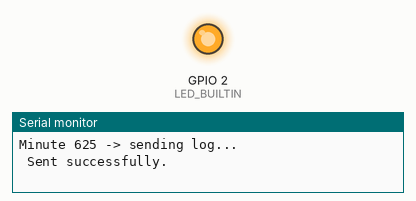
Bench run of a sketch on a simulated ESP32. Shown: output pins drawn as LEDs (lit = HIGH), the last lines printed to the serial monitor. WiFi joins after 1.5 s; servers stay silent unless stated; uploads are accepted with an empty reply; the local clock reads 2024-03-15 10:24:30 at power-on unless the sketch sets it; storage starts empty; EEPROM starts erased.

Above: at 30.84 s.
At 60.7 s:
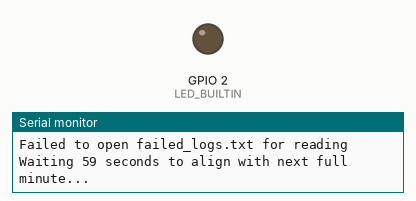
Timing chart, 0 to 108.1 s (numbered marks = the images above):
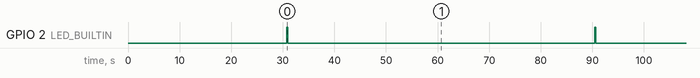

Measured:
- by itself, GPIO 2 (LED_BUILTIN): alternates HIGH for 0.25 s and LOW for 59.5 s

The sketch:

main.ino
```cpp
#include <WiFi.h>
#include <ArduinoJson.h>
#include <Preferences.h>
#include "time.h"

#include "utils.h"
#include "time_utils.h"
#include "storage.h"
#include "networking.h"
#include "logger.h"
#include "constants.h"


// ==== Globals ====
Preferences prefs;

const String SERVICE = "main";

// ==== SETUP ====
void setup() {
  Serial.begin(115200);
  pinMode(LED_BUILTIN, OUTPUT);
  Serial.println("\n\n=== Device Booting ===");

  loggerInit();

  WiFi.begin(WIFI_SSID, WIFI_PASS);
  while (WiFi.status() != WL_CONNECTED) {
    delay(500);
  }

  prefs.begin("netmon", false);
  syncTime();

  logln("Connected to Wifi!", LOG_LEVEL_INFO, SERVICE);

  networkingInit();
  storageInit(STORAGE_CLEAR_BEFORE_BEGIN);


  // Align to the next real minute before starting loop
  waitUntilNextFullMinute();
}

void loop() {
  int minuteCounter = getMinuteOfDay();
  saveMinute(minuteCounter);

  // Prepare current log
  JsonDocument doc;
  doc["device_id"] = DEVICE_ID;
  doc["minute"] = minuteCounter;
  doc["status"] = "UP";
  String jsonStr;
  serializeJson(doc, jsonStr);

  logf("Minute %d -> sending log...\n", LOG_LEVEL_INFO, SERVICE, minuteCounter);

  // Try sending to Supabase with retries
  auto sendOp = [&]() {
    return httpPost(jsonStr, EDGE_FUNCTION_URL, EDGE_FUNCTION_JWT);
  };
  if (retryWithBackoff(sendOp)) {
    logln(" Sent successfully.", LOG_LEVEL_INFO, SERVICE);
    blinkLED(LED_BLINK_SUCCESS, DEFAULT_BLINK_DELAY_MS);
    // Now retry old logs if any
    String oldLogs = readFailedLogs();
    if (oldLogs != "[]" && httpPost(oldLogs, EDGE_FUNCTION_URL, EDGE_FUNCTION_JWT)) {
        logln("Sent previous failed logs.", LOG_LEVEL_INFO, SERVICE);
        clearFailedLogs();
    }
  } else {
    blinkLED(LED_BLINK_FAILURE, DEFAULT_BLINK_DELAY_MS);
    logln("Send failed — saving locally.", LOG_LEVEL_ERROR, SERVICE);
    doc["status"] = "DOWN";
    String failJson;
    serializeJson(doc, failJson);
    saveFailedLog(failJson);
  }

  // Wait until the next real minute tick
  waitUntilNextFullMinute();

  // String oldLogs = readFailedLogs();
  // Serial.printf("Old Logs: %s\n", oldLogs.c_str());
  // clearFailedLogs();
  // oldLogs = readFailedLogs();
  // Serial.printf("Old Logs after clear: %s\n", oldLogs.c_str());
  // delay(5000);
}
```

constants.h
```cpp
#ifndef CONSTANTS_H
#define CONSTANTS_H

#include "secrets.h"

// WIFI Credentials
static const char* WIFI_SSID = ENV_WIFI_SSID;
static const char* WIFI_PASS = ENV_WIFI_PASS;

// Edge function that stores uptime data
static const char* EDGE_FUNCTION_URL = ENV_EDGE_FUNCTION_URL;
static const char* EDGE_FUNCTION_JWT = ENV_EDGE_FUNCTION_JWT;

// Log Ingestion Endpoint
static const char* LOG_INGESTION_URL = ENV_LOG_INGESTION_URL;
static const char* LOG_INGESTION_JWT = ENV_LOG_INGESTION_JWT;

// Device ID
static const char* DEVICE_ID = "ESP32-01";

// LED Blink patterns
static const int LED_BLINK_SUCCESS = 1;
static const int LED_BLINK_FAILURE = 2;
static const int DEFAULT_BLINK_DELAY_MS = 250;

// Device storage
static const int STORAGE_CLEAR_BEFORE_BEGIN = false;

// Network
static const long SEND_INTERVAL = 60000;  // 1 min

#endif
```

logger.h
```cpp
#ifndef LOGGER_H
#define LOGGER_H

enum LogLevel {
    LOG_LEVEL_INFO,
    LOG_LEVEL_WARNING,
    LOG_LEVEL_ERROR
};

struct LogEntry {
    String message;
    LogLevel level;
    unsigned long long timestamp;
    String serviceName;
    String deviceId;
};

void loggerInit();
void log(const String message, LogLevel level, const String serviceName);
void logf(const char* format, LogLevel level, const String serviceName, ...);
void logln(const String message, LogLevel level, const String serviceName);
String getLogLevelString(LogLevel level);
String constructLogIngestionPayload(const String &logMessage, const String &serviceName, LogLevel level);
void uploadLog(void* parameter);

#endif
```

networking.h
```cpp
#ifndef NETWORKING_H
#define NETWORKING_H

#include <functional>
#include <HTTPClient.h>

// Retry defaults (can be overridden by callers)
static const int DEFAULT_RETRY_COUNT = 1;
static const unsigned long DEFAULT_RETRY_DELAY_MS = 1000;

static const char HEADER_CONTENT_TYPE[] = "Content-Type";
static const char HEADER_AUTHORIZATION[] = "Authorization";
static const char CONTENT_TYPE_JSON[] = "application/json";

// Networking helpers (HTTP)
void networkingInit();
void createHTTPClient(HTTPClient &http, const String &url, const String &jwt, String contentType = CONTENT_TYPE_JSON);
bool httpPost(const String &jsonStr, const String url, const String jwt);

bool retryWithBackoff(const std::function<bool()> &operation, int maxRetries = DEFAULT_RETRY_COUNT, unsigned long retryDelayMs = DEFAULT_RETRY_DELAY_MS);

#endif
```

secrets.example.h
```cpp
#ifndef SECRETS_H
#define SECRETS_H

// WiFi credentials
#define ENV_WIFI_SSID ""
#define ENV_WIFI_PASS ""

// Supabase
#define ENV_EDGE_FUNCTION_URL ""
#define ENV_EDGE_FUNCTION_JWT ""

// Turso
#define ENV_LOG_INGESTION_URL ""
#define ENV_LOG_INGESTION_JWT ""

#endif
```

storage.h
```cpp
#ifndef STORAGE_H
#define STORAGE_H

// Storage helpers (SPIFFS)
void storageInit(bool clearBeforeBegin = false);
void saveFailedLog(String jsonStr);
String readFailedLogs();
void clearFailedLogs();

#endif
```

time_utils.h
```cpp
#ifndef TIME_UTILS_H
#define TIME_UTILS_H

#include <Preferences.h>

// Time / NTP utilities
void syncTime();
int getMinuteOfDay();
void saveMinute(int minute);
void waitUntilNextFullMinute();
unsigned long long getCurrentTimestampNano();

// Exposed flag indicating whether NTP/time has been synced
extern bool timeSynced;

#endif
```

utils.h
```cpp
#ifndef UTILS_H
#define UTILS_H

// Blink helpers
void blinkLED(int delayMs);
void blinkLED(int times, int delayMs);

#endif
```

logger.cpp
```cpp
#include <Arduino.h>
#include <ArduinoJson.h>
#include <queue>

#include "logger.h"
#include "networking.h"
#include "constants.h"
#include "time_utils.h"

std::queue<LogEntry> buffer;

TaskHandle_t consumerHandle = NULL;
SemaphoreHandle_t mtx = NULL;

const int UPLOAD_TASK_STACK_SIZE = 10000;

void loggerInit() {
    if (mtx == NULL) {
        mtx = xSemaphoreCreateMutex();
    }

    xTaskCreatePinnedToCore(
        uploadLog,              // Task function
        "uploadLog",            // Task name
        UPLOAD_TASK_STACK_SIZE, // Stack size (bytes)
        NULL,                   // Parameters
        1,                      // Priority
        &consumerHandle,        // Task handle
        0                       // Core 0
    );
}

void log(const String message, LogLevel level, const String serviceName) {
    Serial.print(message);

    if (mtx == NULL) {
        mtx = xSemaphoreCreateMutex();
    }

    xSemaphoreTake(mtx, portMAX_DELAY);

    LogEntry logEntry;
    logEntry.message = message;
    logEntry.level = level;
    logEntry.timestamp = getCurrentTimestampNano();
    logEntry.serviceName = serviceName;
    logEntry.deviceId = DEVICE_ID;

    buffer.push(logEntry);

    xSemaphoreGive(mtx);
}

void logf(const char* format, LogLevel level, const String serviceName, ...) {
    char buf[256];
    va_list args;
    va_start(args, serviceName);
    vsnprintf(buf, sizeof(buf), format, args);
    va_end(args);
    log(String(buf), level, serviceName);
}

void logln(const String message, LogLevel level, const String serviceName) {
    log(message + "\n", level, serviceName);
}

String getLogLevelString(LogLevel level) {
    switch (level) {
        case LOG_LEVEL_INFO:
            return "INFO";
        case LOG_LEVEL_WARNING:
            return "WARNING";
        case LOG_LEVEL_ERROR:
            return "ERROR";
        default:
            return "UNKNOWN";
    }
}

String constructLogIngestionPayload(LogEntry logEntry) {
    /*
    GRAFANA LOGGING FORMAT:
    {
        "streams": [
            {
                // metadata
                "stream": {
                    "device": DEVICE_ID,
                    "service": SERVICE_NAME,
                    "level": LogLevel,
                },
                // logging data
                "values": [
                    [
                        unix timestamp in nanoseconds as string,
                        log message
                    ]
                ]
            }
        ]
    }
    */
    JsonDocument doc;

    JsonObject streams_0 = doc["streams"].add<JsonObject>();

    JsonObject streams_0_stream = streams_0["stream"].to<JsonObject>();
    streams_0_stream["device"] = logEntry.deviceId;
    streams_0_stream["service"] = logEntry.serviceName;
    streams_0_stream["level"] = getLogLevelString(logEntry.level);

    JsonArray streams_0_values_0 = streams_0["values"].add<JsonArray>();
    streams_0_values_0.add(String(logEntry.timestamp));
    streams_0_values_0.add(logEntry.message);

    String output;

    doc.shrinkToFit();

    serializeJson(doc, output);

    return output;
}

// FreeRTOS task
void uploadLog(void* parameter) {
    while (true) {
        if (mtx == NULL) {
            mtx = xSemaphoreCreateMutex();
        }

        xSemaphoreTake(mtx, portMAX_DELAY);
        if (!buffer.empty()) {
            LogEntry logEntry = buffer.front();
            buffer.pop();
            xSemaphoreGive(mtx);

            // Attempt to send the log entry with retries
            bool success = retryWithBackoff([&]() {
                return httpPost(constructLogIngestionPayload(logEntry), LOG_INGESTION_URL, LOG_INGESTION_JWT);
            });
        } else {
            xSemaphoreGive(mtx);
            // No logs to process, yield to other tasks
            vTaskDelay(100 / portTICK_PERIOD_MS);
        }
    }
}
```

networking.cpp
```cpp
#include <WiFi.h>
#include <HTTPClient.h>
#include <functional>

#include "networking.h"
#include "logger.h"

const String SERVICE  = "networking";

void networkingInit() {
  logln("\nConfiguring network settings", LOG_LEVEL_INFO, SERVICE);
  #if defined(WIFI_AP_STA) || defined(WIFI_STA)
  WiFi.setAutoReconnect(true);
  #endif
}

// Configure an existing HTTPClient instance to avoid copying/moving issues
void createHTTPClient(HTTPClient &http, const String &url, const String &jwt, String contentType) {
  http.begin(url);
  http.addHeader(HEADER_CONTENT_TYPE, contentType);
  http.addHeader(HEADER_AUTHORIZATION, jwt);
}

bool httpPost(const String &jsonStr, const String url, const String jwt) {
  if (WiFi.status() != WL_CONNECTED) return false;
  HTTPClient http;
  createHTTPClient(http, url, jwt);
  int code = http.POST(jsonStr);
  bool success = (code > 0 && code < 300);
  http.end();
  return success;
}

bool retryWithBackoff(const std::function<bool()> &operation, int maxRetries, unsigned long retryDelayMs) {
  int attempt = 0;
  while (attempt <= maxRetries) {
    if (operation()) return true;
    if (attempt == maxRetries) {
      logf("Operation failed after all %d attempts. Aborting.\n", LOG_LEVEL_ERROR, SERVICE, maxRetries);
      break;
    }
    logf("Operation failed, retrying in %lu ms (attempt %d/%d)\n", LOG_LEVEL_WARNING, SERVICE, retryDelayMs, attempt + 1, maxRetries);
    delay(retryDelayMs);
    attempt++;
  }
  return false;
}
```

storage.cpp
```cpp
#include <FS.h>
#include <SPIFFS.h>

#include "storage.h"
#include "logger.h"

const String SERVICE = "storage";

void storageInit(bool clearBeforeBegin) {
  if (!SPIFFS.begin(true)) {
    logln("SPIFFS init failed!", LOG_LEVEL_ERROR, SERVICE);
    return;
  }
  if (clearBeforeBegin) {
    clearFailedLogs();
  }
}

void saveFailedLog(String jsonStr) {
  File f = SPIFFS.open("/failed_logs.txt", FILE_APPEND);
  if (!f) {
    logln("Failed to open failed_logs.txt for writing", LOG_LEVEL_ERROR, SERVICE);
    return;
  }
  f.println(jsonStr);
  f.close();
}

String readFailedLogs() {
  File f = SPIFFS.open("/failed_logs.txt", FILE_READ);
  if (!f) {
    logln("Failed to open failed_logs.txt for reading", LOG_LEVEL_ERROR, SERVICE);
    return "[]";
  }
  String all = "[";
  bool first = true;
  while (f.available()) {
    String line = f.readStringUntil('\n');
    line.trim();
    if (line.length() == 0) continue;
    if (!first) all += ",";
    all += line;
    first = false;
  }
  all += "]";
  f.close();
  return all;
}

void clearFailedLogs() {
  logln("\nClearing previously failed logs", LOG_LEVEL_INFO, SERVICE);
  for (int i = 0; i < 3; i++) {
    bool success = SPIFFS.remove("/failed_logs.txt");
    if (success) {
      logln("Successfully cleared failed_logs.txt", LOG_LEVEL_INFO, SERVICE);
    } else {
      logln("Failed to clear failed_logs.txt. Possibly doesn't exist.", LOG_LEVEL_WARNING, SERVICE);
    }
    delay(2000);
  }
}
```

time_utils.cpp
```cpp
#include <WiFi.h>
#include <FS.h>
#include <SPIFFS.h>
#include "time.h"

#include "time_utils.h"
#include "logger.h"

const String SERVICE = "time_utils";

extern Preferences prefs;

bool timeSynced = false;

// ==== NTP Config ====
const char* ntpServer = "pool.ntp.org";
const long gmtOffset_sec = 19800;   // for IST (UTC+5:30)
const int daylightOffset_sec = 0;

void syncTime() {
  configTime(gmtOffset_sec, daylightOffset_sec, ntpServer);
  struct tm timeinfo;
  if (getLocalTime(&timeinfo)) {
    Serial.println("Time synced");
    timeSynced = true;
  } else {
    Serial.println("Failed to sync time");
    timeSynced = false;
  }
}

int getMinuteOfDay() {
  struct tm timeinfo;
  if (getLocalTime(&timeinfo)) {
    return timeinfo.tm_hour * 60 + timeinfo.tm_min;
  } else {
    return prefs.getInt("minute", 0);  // fallback
  }
}

void saveMinute(int minute) {
  prefs.putInt("minute", minute);
}

unsigned long long getCurrentTimestampNano() {
  struct timeval tv;
  gettimeofday(&tv, NULL);

  unsigned long long timestamp_ns = (unsigned long long)tv.tv_sec * 1000000000ULL + (unsigned long long)tv.tv_usec * 1000ULL;
  return timestamp_ns;
}

void waitUntilNextFullMinute() {
  struct tm timeinfo;
  if (!getLocalTime(&timeinfo)) return;
  int seconds = timeinfo.tm_sec;
  int delayMs = (60 - seconds) * 1000;
  logf("Waiting %d seconds to align with next full minute...\n", LOG_LEVEL_INFO, SERVICE, 60 - seconds);
  delay(delayMs);
}
```

utils.cpp
```cpp
#include <Arduino.h>
#include "utils.h"

void blinkLED(int delayMs) {
    digitalWrite(LED_BUILTIN, HIGH);
    ::delay(delayMs);
    digitalWrite(LED_BUILTIN, LOW);
    ::delay(delayMs);
}

void blinkLED(int times, int delayMs) {
    for (int i = 0; i < times; i++) {
        blinkLED(delayMs);
    }
}
```
